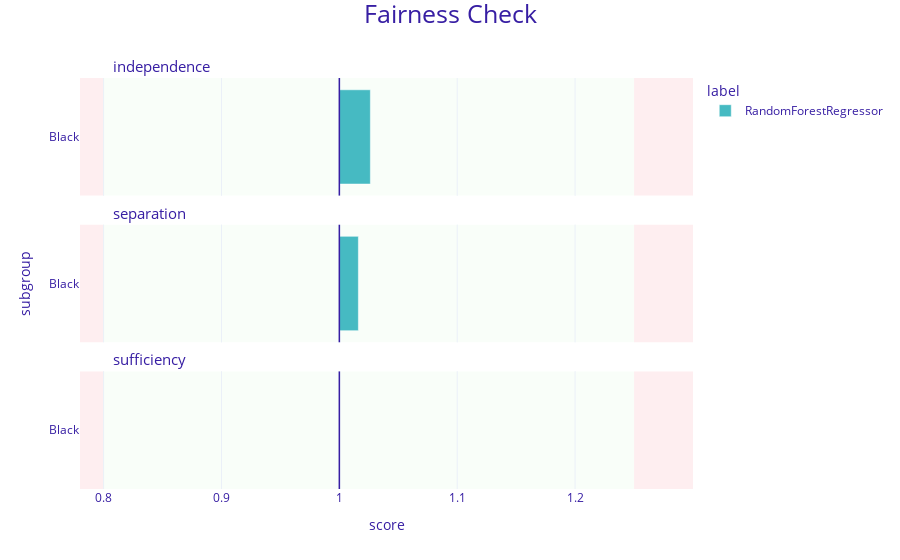

Notebook cell for this chart:
### Code cell
fobject3.fairness_check()
fobject3.plot()

### Figure 1 — Plotly figure (JSON) as saved in the notebook; plotly's stock layout.template omitted (floating-point values rounded to 4 significant figures)
{"data": [{"alignmentgroup": "True", "customdata": [["Black", 1.026, "RandomForestRegressor"]], "hovertemplate": "<b>%{customdata[2]}</b><br>Subgroup: %{customdata[0]}<br>Score: %{customdata[1]}<br><extra></extra>", "legendgroup": "RandomForestRegressor", "marker": {"color": "#46bac2", "pattern": {"shape": ""}}, "name": "RandomForestRegressor", "offsetgroup": "RandomForestRegressor", "orientation": "h", "showlegend": true, "textposition": "auto", "type": "bar", "x": [0.0263], "xaxis": "x3", "y": [0.5], "yaxis": "y3"}, {"alignmentgroup": "True", "customdata": [["Black", 1.016, "RandomForestRegressor"]], "hovertemplate": "<b>%{customdata[2]}</b><br>Subgroup: %{customdata[0]}<br>Score: %{customdata[1]}<br><extra></extra>", "legendgroup": "RandomForestRegressor", "marker": {"color": "#46bac2", "pattern": {"shape": ""}}, "name": "RandomForestRegressor", "offsetgroup": "RandomForestRegressor", "orientation": "h", "showlegend": false, "textposition": "auto", "type": "bar", "x": [0.01613], "xaxis": "x2", "y": [0.5], "yaxis": "y2"}, {"alignmentgroup": "True", "customdata": [["Black", 1, "RandomForestRegressor"]], "hovertemplate": "<b>%{customdata[2]}</b><br>Subgroup: %{customdata[0]}<br>Score: %{customdata[1]}<br><extra></extra>", "legendgroup": "RandomForestRegressor", "marker": {"color": "#46bac2", "pattern": {"shape": ""}}, "name": "RandomForestRegressor", "offsetgroup": "RandomForestRegressor", "orientation": "h", "showlegend": false, "textposition": "auto", "type": "bar", "x": [0.0001167], "xaxis": "x", "y": [0.5], "yaxis": "y"}], "layout": {"annotations": [{"font": {"size": 15}, "showarrow": false, "text": "sufficiency", "x": 0.05, "xanchor": "left", "xref": "paper", "y": 0.2867, "yanchor": "bottom", "yref": "paper"}, {"font": {"size": 15}, "showarrow": false, "text": "separation", "x": 0.05, "xanchor": "left", "xref": "paper", "y": 0.6433, "yanchor": "bottom", "yref": "paper"}, {"font": {"size": 15}, "showarrow": false, "text": "independence", "x": 0.05, "xanchor": "left", "xref": "paper", "y": 1.0, "yanchor": "bottom", "yref": "paper"}], "barmode": "group", "font": {"color": "#371ea3"}, "legend": {"title": {"text": "label"}, "tracegroupgap": 0}, "margin": {"b": 71, "r": 30, "t": 78}, "shapes": [{"fillcolor": "#f05a71", "layer": "below", "line": {"width": 0}, "opacity": 0.1, "type": "rect", "x0": 0.25, "x1": 0.3, "xref": "x", "y0": 0, "y1": 1, "yref": "y"}, {"fillcolor": "#f05a71", "layer": "below", "line": {"width": 0}, "opacity": 0.1, "type": "rect", "x0": -0.22, "x1": -0.2, "xref": "x", "y0": 0, "y1": 1, "yref": "y"}, {"fillcolor": "#c7f5bf", "layer": "below", "line": {"width": 0}, "opacity": 0.1, "type": "rect", "x0": -0.2, "x1": 0.25, "xref": "x", "y0": 0, "y1": 1, "yref": "y"}, {"line": {"color": "#371ea3", "width": 1.5}, "type": "line", "x0": 0, "x1": 0, "xref": "x", "y0": 0, "y1": 1, "yref": "y"}, {"fillcolor": "#f05a71", "layer": "below", "line": {"width": 0}, "opacity": 0.1, "type": "rect", "x0": 0.25, "x1": 0.3, "xref": "x", "y0": 0, "y1": 1, "yref": "y2"}, {"fillcolor": "#f05a71", "layer": "below", "line": {"width": 0}, "opacity": 0.1, "type": "rect", "x0": -0.22, "x1": -0.2, "xref": "x", "y0": 0, "y1": 1, "yref": "y2"}, {"fillcolor": "#c7f5bf", "layer": "below", "line": {"width": 0}, "opacity": 0.1, "type": "rect", "x0": -0.2, "x1": 0.25, "xref": "x", "y0": 0, "y1": 1, "yref": "y2"}, {"line": {"color": "#371ea3", "width": 1.5}, "type": "line", "x0": 0, "x1": 0, "xref": "x", "y0": 0, "y1": 1, "yref": "y2"}, {"fillcolor": "#f05a71", "layer": "below", "line": {"width": 0}, "opacity": 0.1, "type": "rect", "x0": 0.25, "x1": 0.3, "xref": "x", "y0": 0, "y1": 1, "yref": "y3"}, {"fillcolor": "#f05a71", "layer": "below", "line": {"width": 0}, "opacity": 0.1, "type": "rect", "x0": -0.22, "x1": -0.2, "xref": "x", "y0": 0, "y1": 1, "yref": "y3"}, {"fillcolor": "#c7f5bf", "layer": "below", "line": {"width": 0}, "opacity": 0.1, "type": "rect", "x0": -0.2, "x1": 0.25, "xref": "x", "y0": 0, "y1": 1, "yref": "y3"}, {"line": {"color": "#371ea3", "width": 1.5}, "type": "line", "x0": 0, "x1": 0, "xref": "x", "y0": 0, "y1": 1, "yref": "y3"}], "title": {"font": {"size": 25}, "text": "Fairness Check", "x": 0.5, "y": 0.99}, "xaxis": {"anchor": "y", "domain": [0, 1], "range": [-0.22, 0.3], "ticktext": [0.7, 0.8, 0.9, 1, 1.1, 1.2, 1], "tickvals": [-0.3, -0.2, -0.1, 0, 0.1, 0.2, 0], "title": {"text": "score"}}, "xaxis2": {"anchor": "y2", "domain": [0, 1], "matches": "x", "range": [-0.22, 0.3], "showticklabels": false, "ticktext": [0.7, 0.8, 0.9, 1, 1.1, 1.2, 1], "tickvals": [-0.3, -0.2, -0.1, 0, 0.1, 0.2, 0]}, "xaxis3": {"anchor": "y3", "domain": [0, 1], "matches": "x", "range": [-0.22, 0.3], "showticklabels": false, "ticktext": [0.7, 0.8, 0.9, 1, 1.1, 1.2, 1], "tickvals": [-0.3, -0.2, -0.1, 0, 0.1, 0.2, 0]}, "yaxis": {"anchor": "x", "domain": [0, 0.2867], "range": [0, 1], "showgrid": false, "ticktext": ["Black"], "tickvals": [0.5], "title": {"text": ""}, "zeroline": false}, "yaxis2": {"anchor": "x2", "domain": [0.3567, 0.6433], "matches": "y", "range": [0, 1], "showgrid": false, "ticktext": ["Black"], "tickvals": [0.5], "title": {"text": "subgroup"}, "zeroline": false}, "yaxis3": {"anchor": "x3", "domain": [0.7133, 1.0], "matches": "y", "range": [0, 1], "showgrid": false, "ticktext": ["Black"], "tickvals": [0.5], "title": {"text": ""}, "zeroline": false}}}
